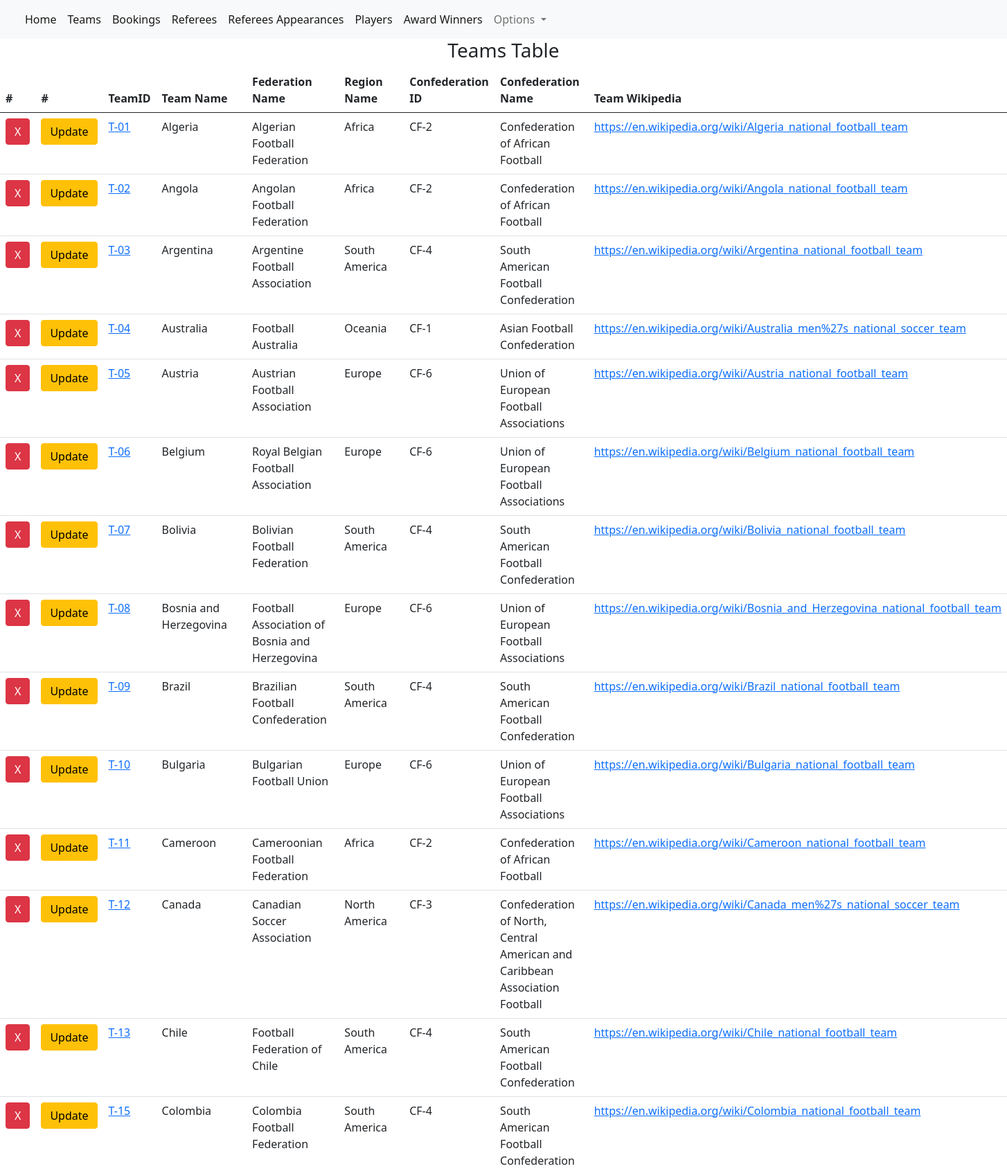
The page /teams (upper part) on the database its author committed.
### tables this page shows
CREATE TABLE TEAMS (key_id INTEGER NOT NULL UNIQUE, team_id TEXT NOT NULL, team_name TEXT NOT NULL, federation_name TEXT NOT NULL, region_name TEXT NOT NULL, confederation_id TEXT NOT NULL, confederation_name TEXT NOT NULL, team_wikipedia_link TEXT NOT NULL, PRIMARY KEY (key_id));

### views.py (the view)
def teams_page():
    db = current_app.config["db"]
    if request.method == "GET":
        teams = db.get_teams()
        return render_template("teams.html", teams=sorted(teams))
    elif request.method== "POST":
        deleteTeam = request.form.get("deleteTeam","")
        db.delete_foreign(db.find_team_id(int(deleteTeam)))
        db.delete_team(int(deleteTeam))
        return redirect(url_for("teams_page"))

### database.py (called while the page is built)
    def get_teams(self):
        teams = []
        with dbapi2.connect(self.database_File) as connection:
            cursor = connection.cursor()
            query = "SELECT * FROM TEAMS ORDER BY KEY_ID"
            cursor.execute(query)
            for team_key, team_id,team_name,federation_name,region_name,confederation_id,confederation_name,team_wikipedia_link in cursor:
                teams.append((team_key, Teams( team_key, team_id, team_name, federation_name, region_name, confederation_id, confederation_name, team_wikipedia_link)))
        return teams

### templates/teams.html (shortened to what this page needs)
{% extends "layout.html" %}
{% block content %}
    <h3 style="text-align: center;">Teams Table</h3>
    {% if teams %}
      <table class="table is-striped is-fullwidth">
        <thead>
          <tr>
            <th scope="col">#</th>
            <th scope="col">#</th>
            <th scope="col">TeamID</th>
            <th scope="col">Team Name</th>
            <th scope="col">Federation Name</th>
            <th scope="col">Region Name</th>
            <th scope="col">Confederation ID</th>
            <th scope="col">Confederation Name</th>
            <th scope="col">Team Wikipedia</th>
          </tr>
          <tbody>
            {% for team_key, team in teams %}
            <tr>
              <td>
                <form id="{{ team.key_id }}" action="/teams" method="post" name ="team" >
                  <button class="btn btn-danger" type="submit" value={{ team.key_id }} name="deleteTeam" >X</button>
                  </form>
              </td>
              <td>
                <form id="{{ team.key_id }}" action="/update_team" method="get" name ="team" >
                  <button class="btn btn-warning" type="submit" value={{ team.key_id }} name="updateTeam" >Update</button>
                  </form>
              </td>
              <td><a href="{{ url_for('team_page', team_key=team_key) }}">{{ team.team_id }}</a></td>
              <td>{{ team.team_name }}</td>
              <td>{{ team.federation_name }}</td>
              <td>{{ team.region_name }}</td>
              <td>{{ team.confederation_id }}</td>
              <td>{{ team.confederation_name }}</td>
              <td><a href="{{ team.team_wikipedia_link }}">{{ team.team_wikipedia_link }}</a></td>
            </tr>
          {% endfor %}
          </tbody>
      </table>
    {% endif %}
{% endblock %}

### rows shown on the page
TEAMS: team_id "T-01", team_name "Algeria", federation_name "Algerian Football Federation", region_name "Africa", confederation_id "CF-2", confederation_name "Confederation of African Football", team_wikipedia_link "https://en.wikipedia.org/wiki/Algeria_national_football_team"
TEAMS: team_id "T-02", team_name "Angola", federation_name "Angolan Football Federation", region_name "Africa", confederation_id "CF-2", confederation_name "Confederation of African Football", team_wikipedia_link "https://en.wikipedia.org/wiki/Angola_national_football_team"
TEAMS: team_id "T-03", team_name "Argentina", federation_name "Argentine Football Association", region_name "South America", confederation_id "CF-4", confederation_name "South American Football Confederation", team_wikipedia_link "https://en.wikipedia.org/wiki/Argentina_national_football_team"
TEAMS: team_id "T-04", team_name "Australia", federation_name "Football Australia", region_name "Oceania", confederation_id "CF-1", confederation_name "Asian Football Confederation", team_wikipedia_link "https://en.wikipedia.org/wiki/Australia_men%27s_national_soccer_team"
TEAMS: team_id "T-05", team_name "Austria", federation_name "Austrian Football Association", region_name "Europe", confederation_id "CF-6", confederation_name "Union of European Football Associations", team_wikipedia_link "https://en.wikipedia.org/wiki/Austria_national_football_team"
TEAMS: team_id "T-06", team_name "Belgium", federation_name "Royal Belgian Football Association", region_name "Europe", confederation_id "CF-6", confederation_name "Union of European Football Associations", team_wikipedia_link "https://en.wikipedia.org/wiki/Belgium_national_football_team"
TEAMS: team_id "T-07", team_name "Bolivia", federation_name "Bolivian Football Federation", region_name "South America", confederation_id "CF-4", confederation_name "South American Football Confederation", team_wikipedia_link "https://en.wikipedia.org/wiki/Bolivia_national_football_team"
TEAMS: team_id "T-08", team_name "Bosnia and Herzegovina", federation_name "Football Association of Bosnia and Herzegovina", region_name "Europe", confederation_id "CF-6", confederation_name "Union of European Football Associations", team_wikipedia_link "https://en.wikipedia.org/wiki/Bosnia_and_Herzegovina_national_football_team"
TEAMS: team_id "T-09", team_name "Brazil", federation_name "Brazilian Football Confederation", region_name "South America", confederation_id "CF-4", confederation_name "South American Football Confederation", team_wikipedia_link "https://en.wikipedia.org/wiki/Brazil_national_football_team"
TEAMS: team_id "T-10", team_name "Bulgaria", federation_name "Bulgarian Football Union", region_name "Europe", confederation_id "CF-6", confederation_name "Union of European Football Associations", team_wikipedia_link "https://en.wikipedia.org/wiki/Bulgaria_national_football_team"
TEAMS: team_id "T-11", team_name "Cameroon", federation_name "Cameroonian Football Federation", region_name "Africa", confederation_id "CF-2", confederation_name "Confederation of African Football", team_wikipedia_link "https://en.wikipedia.org/wiki/Cameroon_national_football_team"
TEAMS: team_id "T-12", team_name "Canada", federation_name "Canadian Soccer Association", region_name "North America", confederation_id "CF-3", confederation_name "Confederation of North, Central American and Caribbean Association Football", team_wikipedia_link "https://en.wikipedia.org/wiki/Canada_men%27s_national_soccer_team"
TEAMS: team_id "T-13", team_name "Chile", federation_name "Football Federation of Chile", region_name "South America", confederation_id "CF-4", confederation_name "South American Football Confederation", team_wikipedia_link "https://en.wikipedia.org/wiki/Chile_national_football_team"
TEAMS: team_id "T-15", team_name "Colombia", federation_name "Colombia Football Federation", region_name "South America", confederation_id "CF-4", confederation_name "South American Football Confederation", team_wikipedia_link "https://en.wikipedia.org/wiki/Colombia_national_football_team"
